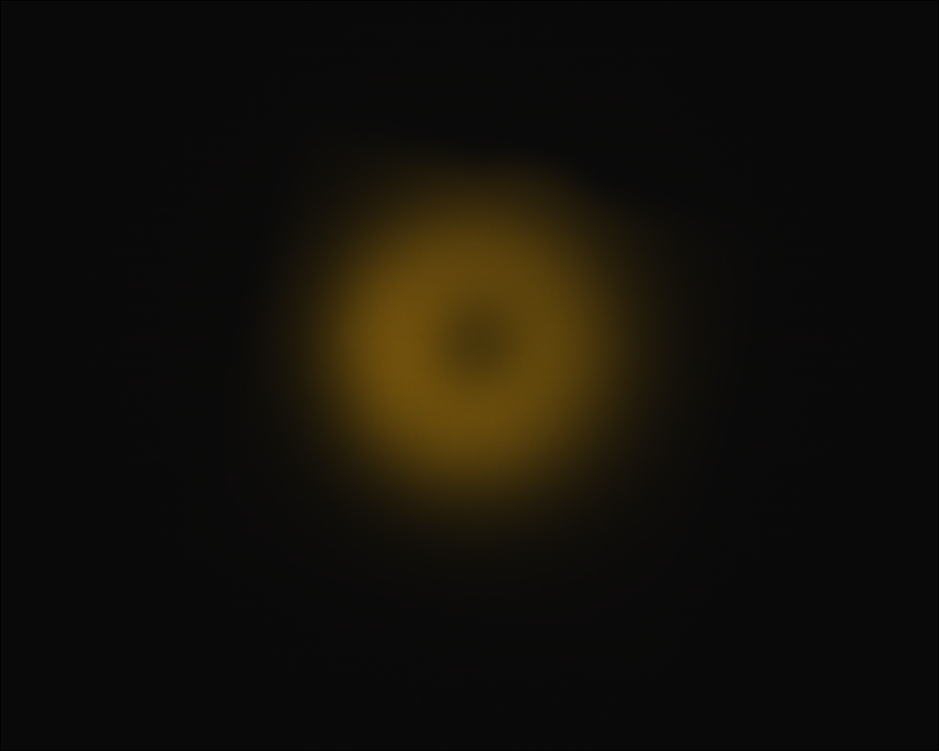
%> input picture Lab 10 - Avbildning/data/bilde_10.bmp, 939 x 751 px, shrunk from 1280 x 1024 before the run
$ octave script_image.m   (GNU Octave 9; MATLAB toolbox functions it lacks are replaced by stand-ins)
%> lines starting %> are read from the running program, lines starting %| are printed output that depends on the picture
%> the answer given: ../data/bilde_10.bmp
### Lab 10 - Avbildning/code/image_noise_analysis.m

function [m,v]=image_noise_analysis(filepath,filename)
%> called with filepath = '../data/', filename = 'bilde_10.bmp'
% [m,v]=image_noise_analysis(filepath,filename)
%
% Stephane Nicolas 18/04/2017

% size cropped image
ny=100;
nx=100;

fname=fullfile(filepath,filename);
im1=imread(fname);
%> im1 is the input picture: size 751x939x3 uint8; mean R, G, B 19, 16, 9.5
info=imfinfo(fname);

% plot image
figure(1)
clf
imagesc(im1)
colorbar
title(filename)
axis equal
hold on
Ny=size(im1,1);
%> Ny = 751
Nx=size(im1,2);
%> Nx = 939
cc=[round(Nx/2) round(Ny/2)];
%> cc = [470 376]
plot(cc(1),cc(2),'r+')
rectangle('position',[cc(1)-round(nx/2),cc(2)-round(ny/2),nx,ny]);
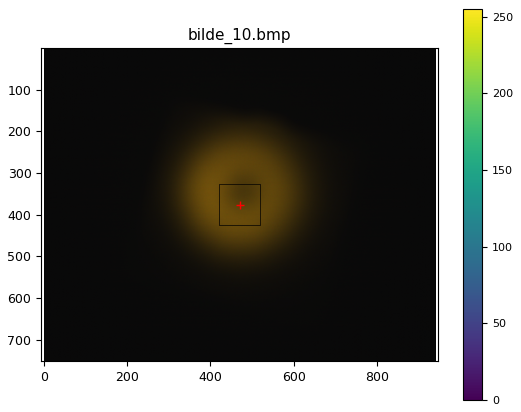
%> figure redrawn from the program's plot data

% extract green channel
im2=im1(:,:,2);
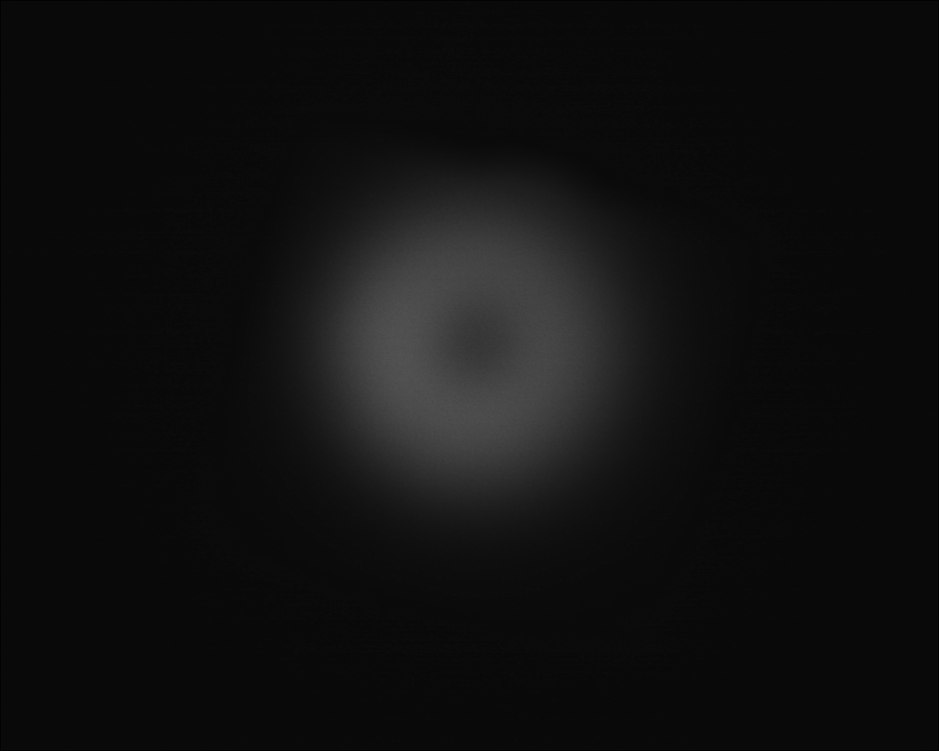
%> im2: size 751x939 uint8; min 1, max 84, mean 16
% crop image
im2=im2(cc(2)-round(ny/2):cc(2)+round(ny/2)-1,cc(1)-round(nx/2):cc(1)+round(nx/2)-1);
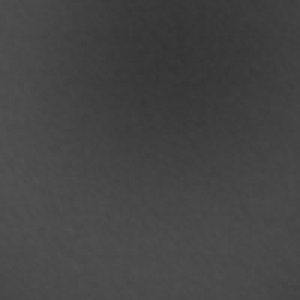
%> im2: size 100x100 uint8 (shown 3 times larger); min 52, max 81, mean 68.5
%mean im2
m=mean(im2(:));
%> m = 68.49
% convert im2 from uint8 to int
im2=double(im2);
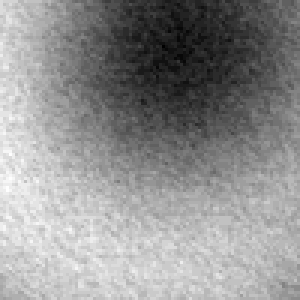
%> im2: size 100x100 double (shown 3 times larger); min 52, max 81, mean 68.5; mean of the top-left, top-right, bottom-left and bottom-right quarters 67.2, 60.1, 74.8, 71.9; drawn with min black and max white
figure(2)
imagesc(im2)
colorbar
title(['Cropped - green channel - mean = ' num2str(m)])
axis equal

% neighbour difference
im3=im2(:,1:end-1)-im2(:,2:end);
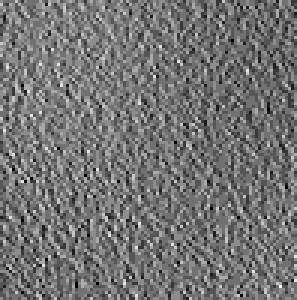
%> im3: size 100x99 double (shown 3 times larger); min -4, max 5, mean 0.0817; drawn with min black and max white
%variance im3
v=var(im3(:));
%> v = 1.6
figure(3)
imagesc(im3)
colorbar
title(['Cropped  - green channel - Horizontal neighbor difference - var = ' num2str(v)])
axis equal

### Lab 10 - Avbildning/code/script_image.m

filepath='G:\laboppgave\';

[filename,filepath,FilterIndex] = uigetfile([filepath,'*.png']);
%filename='eksptest30007.png';

%image analysis
[m,v]=image_noise_analysis(filepath,filename)
%> m = 68.49; v = 1.6

$ run again, on Lab 10 - Avbildning/data/bilde_14.bmp
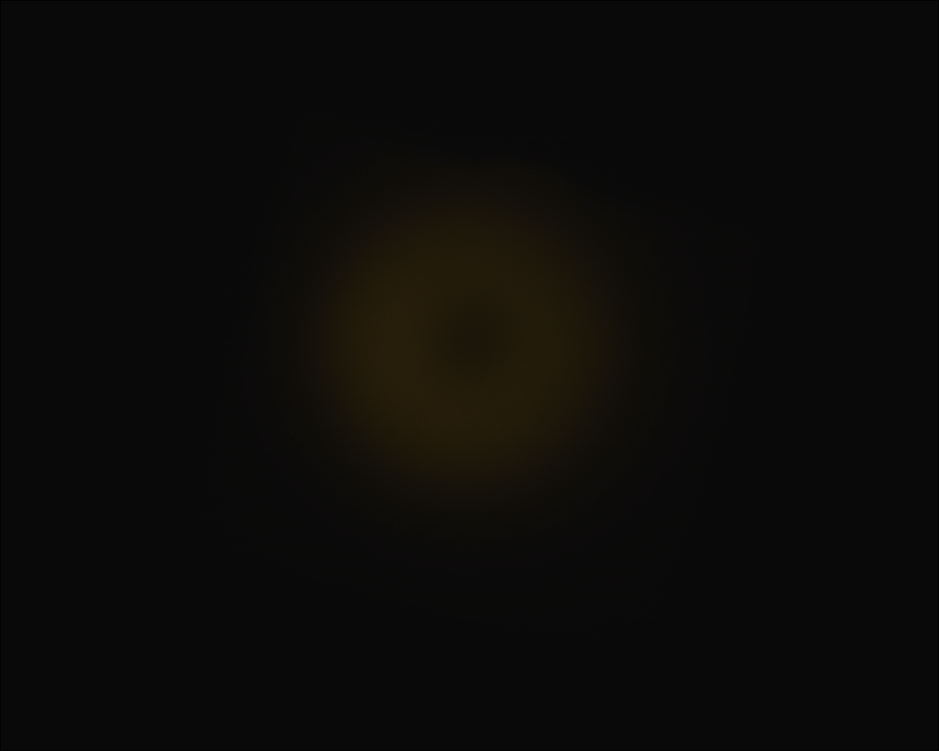
%> input picture Lab 10 - Avbildning/data/bilde_14.bmp, 939 x 751 px, shrunk from 1280 x 1024 before the run
%> in image_noise_analysis, im1 is the input picture: size 751x939x3 uint8; mean R, G, B 11.9, 11, 9.2
%> in image_noise_analysis, `im2=im2(cc(2)-round(ny/2):cc(2)+round(ny/2)-1,cc(1)-round(nx/2):cc(1)+..`:
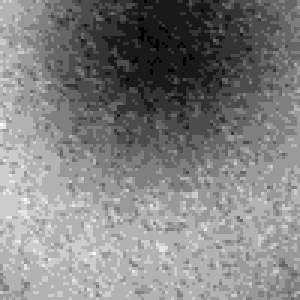
%> im2: size 100x100 uint8 (shown 3 times larger); min 21, max 31, mean 26.1; drawn with min black and max white
%> in image_noise_analysis, `m=mean(im2(:));`: m = 26.05
%> in image_noise_analysis, `im3=im2(:,1:end-1)-im2(:,2:end);`:
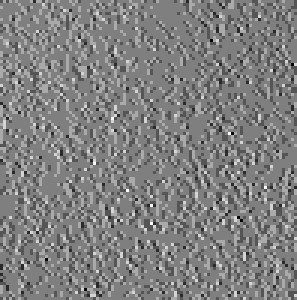
%> im3: size 100x99 double (shown 3 times larger); min -3, max 3, mean 0.0156; drawn with min black and max white
%> in image_noise_analysis, `v=var(im3(:));`: v = 0.541
%> `[m,v]=image_noise_analysis(filepath,filename)`: m = 26.05; v = 0.541
